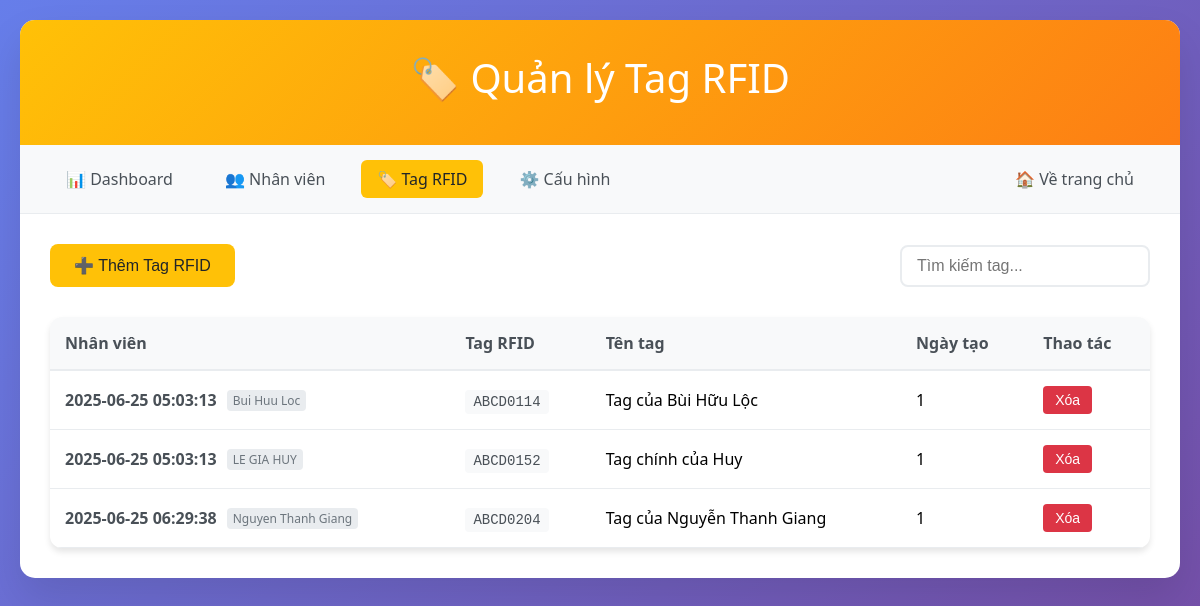
/admin/tags, run on the app's committed database.
### tables this page shows
CREATE TABLE employee_tags (
            id INTEGER PRIMARY KEY AUTOINCREMENT,
            employee_id INTEGER NOT NULL,
            rfid_uid TEXT UNIQUE NOT NULL,
            tag_name TEXT,
            is_active BOOLEAN DEFAULT 1,
            created_at TEXT DEFAULT CURRENT_TIMESTAMP,
            FOREIGN KEY (employee_id) REFERENCES employees (id) ON DELETE CASCADE
        );

CREATE TABLE employees (
            id INTEGER PRIMARY KEY AUTOINCREMENT,
            name TEXT NOT NULL,
            employee_code TEXT UNIQUE,
            department TEXT,
            position TEXT,
            email TEXT,
            phone TEXT,
            is_active BOOLEAN DEFAULT 1,
            created_at TEXT DEFAULT CURRENT_TIMESTAMP,
            updated_at TEXT DEFAULT CURRENT_TIMESTAMP
        );

### app.py (the view)
@app.route('/admin/tags')
def admin_tags():
    conn = sqlite3.connect('checkins.db')
    tags = conn.execute('''
        SELECT et.*, e.name as employee_name, e.employee_code
        FROM employee_tags et
        JOIN employees e ON et.employee_id = e.id
        WHERE et.is_active = 1 AND e.is_active = 1
        ORDER BY e.name, et.rfid_uid
    ''').fetchall()
    employees = conn.execute('''
        SELECT id, name, employee_code
        FROM employees
        WHERE is_active = 1
        ORDER BY name
    ''').fetchall()
    conn.close()
    return render_template('admin/tags.html', tags=tags, employees=employees)

### templates/admin/tags.html (shortened to what this page needs)
<!DOCTYPE html>
<html lang="vi">
  <head>
  </head>
  <body>
    <div class="container">
      <div class="header">
        <h1>🏷️ Quản lý Tag RFID</h1>
      </div>
      <div class="nav">
        <a href="/admin">📊 Dashboard</a>
        <a href="/admin/employees">👥 Nhân viên</a>
        <a href="/admin/tags" class="active">🏷️ Tag RFID</a>
        <a href="/admin/config">⚙️ Cấu hình</a>
        <a href="/" style="margin-left: auto">🏠 Về trang chủ</a>
      </div>
      <div class="content">
        <div class="toolbar">
          <button class="add-btn" onclick="openAddModal()">
            ➕ Thêm Tag RFID
          </button>
          <div class="search-box">
            <input
              type="text"
              class="search-input"
              placeholder="Tìm kiếm tag..."
              onkeyup="filterTags()"
            />
          </div>
        </div>
        <table class="tags-table">
          <thead>
            <tr>
              <th>Nhân viên</th>
              <th>Tag RFID</th>
              <th>Tên tag</th>
              <th>Ngày tạo</th>
              <th>Thao tác</th>
            </tr>
          </thead>
          <tbody id="tags-tbody">
            {% for tag in tags %}
            <tr data-tag-id="{{ tag[0] }}">
              <td>
                <div class="employee-info">
                  <span class="employee-name">{{ tag[5] }}</span>
                  <span class="employee-code">{{ tag[6] }}</span>
                </div>
              </td>
              <td><span class="rfid-uid">{{ tag[2] }}</span></td>
              <td>{{ tag[3] or 'Không có tên' }}</td>
              <td>{{ tag[4] }}</td>
              <td>
                <div class="action-buttons">
                  <button
                    class="btn-delete"
                    onclick="deleteTag('{{ tag[0] }}')"
                  >
                    Xóa
                  </button>
                </div>
              </td>
            </tr>
            {% endfor %}
          </tbody>
        </table>
      </div>
    </div>
  </body>
</html>

### templates/admin/tags.html (style rules this page uses)
* { margin: 0; padding: 0; box-sizing: border-box; }
body { font-family: "Segoe UI", Tahoma, Geneva, Verdana, sans-serif; background: linear-gradient(135deg, #667eea 0%, #764ba2 100%); min-height: 100vh; padding: 20px; }
.container { max-width: 1400px; margin: 0 auto; background: white; border-radius: 15px; box-shadow: 0 20px 40px rgba(0, 0, 0, 0.1); overflow: hidden; }
.header { background: linear-gradient(135deg, #ffc107 0%, #fd7e14 100%); color: white; padding: 30px; text-align: center; }
.header h1 { font-size: 2.5em; margin-bottom: 10px; font-weight: 300; }
.nav { background: #f8f9fa; padding: 15px 30px; border-bottom: 1px solid #e9ecef; display: flex; gap: 20px; align-items: center; flex-wrap: wrap; }
.nav a { text-decoration: none; color: #495057; padding: 8px 16px; border-radius: 6px; transition: all 0.3s ease; font-weight: 500; }
.nav a.active { background: #ffc107; color: #212529; }
.content { padding: 30px; }
.toolbar { display: flex; justify-content: space-between; align-items: center; margin-bottom: 30px; flex-wrap: wrap; gap: 15px; }
.add-btn { background: #ffc107; color: #212529; padding: 12px 24px; border: none; border-radius: 8px; cursor: pointer; font-size: 16px; font-weight: 500; transition: all 0.3s ease; }
.search-box { display: flex; gap: 10px; align-items: center; }
.search-input { padding: 10px 15px; border: 2px solid #e9ecef; border-radius: 8px; font-size: 16px; min-width: 250px; }
.tags-table { width: 100%; border-collapse: collapse; background: white; border-radius: 12px; overflow: hidden; box-shadow: 0 4px 6px rgba(0, 0, 0, 0.1); }
.tags-table th { background: #f8f9fa; padding: 15px; text-align: left; font-weight: 600; color: #495057; border-bottom: 2px solid #e9ecef; }
.tags-table td { padding: 15px; border-bottom: 1px solid #e9ecef; vertical-align: middle; }
.action-buttons { display: flex; gap: 8px; }
.btn-delete { background: #dc3545; color: white; border: none; padding: 6px 12px; border-radius: 4px; cursor: pointer; font-size: 14px; transition: all 0.3s ease; }
.rfid-uid { font-family: "Courier New", monospace; background: #f8f9fa; padding: 4px 8px; border-radius: 4px; font-size: 14px; color: #495057; }
.employee-info { display: flex; align-items: center; gap: 10px; }
.employee-name { font-weight: 600; color: #495057; }
.employee-code { background: #e9ecef; color: #6c757d; padding: 2px 6px; border-radius: 4px; font-size: 12px; }

### data on the page
employee_tags: created_at "2025-06-25 05:03:13", name "Bui Huu Loc", rfid_uid "ABCD0114", tag_name "Tag của Bùi Hữu Lộc", is_active "1"
employee_tags: created_at "2025-06-25 05:03:13", name "LE GIA HUY", rfid_uid "ABCD0152", tag_name "Tag chính của Huy", is_active "1"
employee_tags: created_at "2025-06-25 06:29:38", name "Nguyen Thanh Giang", rfid_uid "ABCD0204", tag_name "Tag của Nguyễn Thanh Giang", is_active "1"
